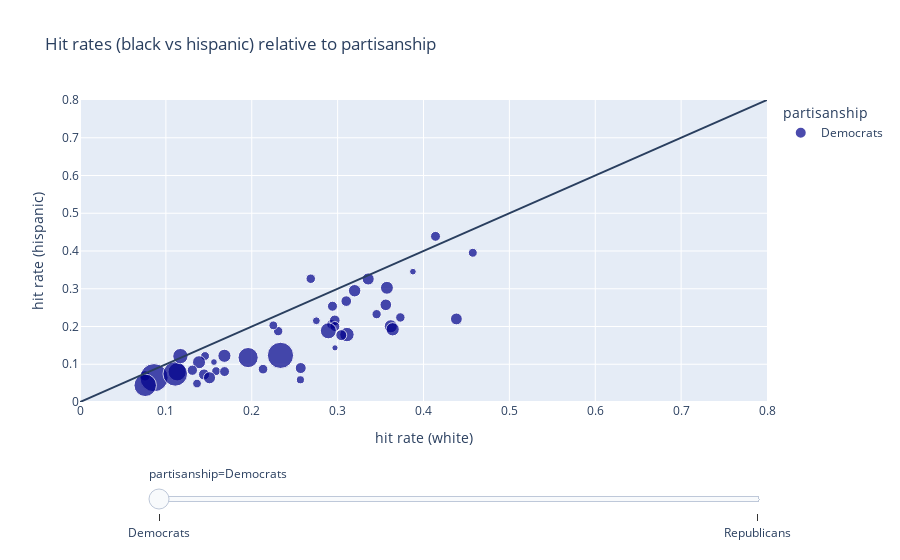

Write notebook code for a chart like this one.
### Code cell
fig = px.scatter(df_final, x="hit_rate_white", y="hit_rate_hispanic", animation_frame="partisanship",
                 color="partisanship", hover_name="subgeography", size = "total_searches", 
                 labels = {'hit_rate_hispanic' : 'hit rate (hispanic)', 'hit_rate_white' : 'hit rate (white)'},
                 range_x=[0,0.8], range_y=[0,0.8], color_discrete_map={'Democrats':'darkblue', 'Republicans':'crimson'},
                 title = "Hit rates (black vs hispanic) relative to partisanship")

fig.update_layout(shapes=[
    dict(
      type= 'line',
      xref= 'x', x0= 0, x1= 0.8,
      yref= 'y', y0= 0, y1= 0.8,
    )
])

fig["layout"].pop("updatemenus") # optional, drop animation buttons
fig.show()
plotly.offline.plot(fig, filename='../Fraises TagADA/_includes/hit_white_hispanic.html')

### Figure 1 — Plotly figure (JSON) as saved in the notebook; plotly's stock layout.template omitted (floating-point values rounded to 4 significant figures)
{"data": [{"hovertemplate": "<b>%{hovertext}</b><br><br>partisanship=Democrats<br>hit rate (white)=%{x}<br>hit rate (hispanic)=%{y}<br>total_searches=%{marker.size}<extra></extra>", "hovertext": ["Fairfield County", "Hartford County", "Litchfield County", "New Haven County", "New London County", "Tolland County", "Windham County", "01", "02", "03", "05", "06", "07", "08", "09", "10", "11", "12", "13", "14", "15", "16", "17", "18", "20", "21", "22", "Adams County", "Benton County", "Clark County", "Cowlitz County", "Grant County", "Grays Harbor County", "Island County", "King County", "Kitsap County", "Kittitas County", "Lewis County", "Mason County", "Pierce County", "Skagit County", "Snohomish County", "Spokane County", "Thurston County", "Whatcom County", "Yakima County"], "legendgroup": "Democrats", "marker": {"color": "darkblue", "size": [478.1, 544.9, 348.3, 587.5, 517.9, 493.9, 284.6, 158.5, 330.8, 2428.0, 603.0, 398.7, 304.3, 398.3, 732.3, 350.7, 909.2, 622, 427.5, 318.7, 1436.0, 312.5, 424.2, 313.5, 218.5, 274.7, 230.3, 135.5, 380.9, 1170.0, 278.6, 275.1, 268.8, 160.2, 2819.0, 434.3, 355.2, 347.9, 330.9, 1778.0, 600.7, 2132.0, 829.3, 517.3, 374.3, 610.3], "sizemode": "area", "sizeref": 7.049, "symbol": "circle"}, "mode": "markers", "name": "Democrats", "orientation": "v", "showlegend": true, "type": "scatter", "x": [0.3561, 0.3198, 0.414, 0.3574, 0.3356, 0.4383, 0.4574, 0.3877, 0.2929, 0.2335, 0.3619, 0.2967, 0.3454, 0.3101, 0.3109, 0.2967, 0.2892, 0.3641, 0.257, 0.2687, 0.1958, 0.2308, 0.3042, 0.373, 0.2752, 0.2251, 0.2567, 0.2969, 0.07568, 0.1132, 0.1456, 0.1585, 0.1363, 0.156, 0.08622, 0.1444, 0.294, 0.1683, 0.2132, 0.07594, 0.1386, 0.1109, 0.1169, 0.1508, 0.1308, 0.1682], "xaxis": "x", "y": [0.2574, 0.2948, 0.4388, 0.3025, 0.3259, 0.22, 0.3953, 0.3453, 0.2057, 0.1236, 0.2007, 0.2163, 0.2327, 0.2672, 0.1787, 0.2, 0.1886, 0.1926, 0.08995, 0.3265, 0.1177, 0.1877, 0.1771, 0.224, 0.2152, 0.203, 0.05882, 0.1435, 0.0693, 0.07995, 0.1218, 0.08183, 0.04891, 0.1059, 0.06432, 0.07292, 0.2537, 0.08065, 0.08696, 0.04417, 0.1054, 0.07446, 0.1216, 0.0642, 0.08421, 0.1224], "yaxis": "y"}], "layout": {"legend": {"itemsizing": "constant", "title": {"text": "partisanship"}, "tracegroupgap": 0}, "shapes": [{"type": "line", "x0": 0, "x1": 0.8, "xref": "x", "y0": 0, "y1": 0.8, "yref": "y"}], "sliders": [{"active": 0, "currentvalue": {"prefix": "partisanship="}, "len": 0.9, "pad": {"b": 10, "t": 60}, "steps": [{"args": [["Democrats"], {"frame": {"duration": 0, "redraw": false}, "fromcurrent": true, "mode": "immediate", "transition": {"duration": 0, "easing": "linear"}}], "label": "Democrats", "method": "animate"}, {"args": [["Republicans"], {"frame": {"duration": 0, "redraw": false}, "fromcurrent": true, "mode": "immediate", "transition": {"duration": 0, "easing": "linear"}}], "label": "Republicans", "method": "animate"}], "x": 0.1, "xanchor": "left", "y": 0, "yanchor": "top"}], "title": {"text": "Hit rates (black vs hispanic) relative to partisanship"}, "xaxis": {"anchor": "y", "domain": [0, 1], "range": [0, 0.8], "title": {"text": "hit rate (white)"}}, "yaxis": {"anchor": "x", "domain": [0, 1], "range": [0, 0.8], "title": {"text": "hit rate (hispanic)"}}}}
